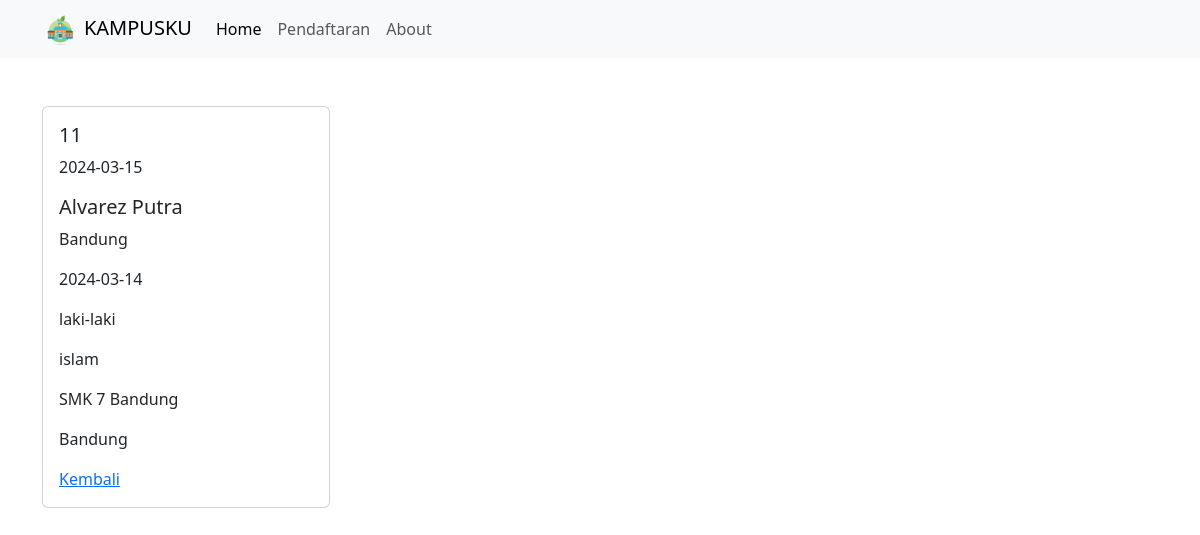
Screenshot of /public/pendaftaran/detail/11 with the database file from the repository.
### tables this page shows
CREATE TABLE `pendaftaran` (
  `no_pendaftaran` int(10) NOT NULL,
  `tanggal_daftar` date NOT NULL,
  `nama` varchar(40) NOT NULL,
  `tempat_lahir` varchar(20) NOT NULL,
  `tanggal_lahir` date NOT NULL,
  `jenis_kelamin` varchar(20) NOT NULL,
  `agama` varchar(20) NOT NULL,
  `asal_sekolah` varchar(30) NOT NULL,
  `alamat` varchar(30) NOT NULL
);

### app/core/Controller.php (called while the page is built, shortened)
<?php
class Controller{
    public function view($view, $data = [])
    {
        require_once '../app/views/' . $view . '.php';
    }
    public function model($model)
    {
        return new $model;
    }
}

### app/controllers/Pendaftaran.php (called while the page is built, shortened)
<?php
class pendaftaran extends Controller {
    public function detail($no_pendaftaran)
    {
        $data['judul'] = 'Detail Pendaftaran';
        $data['pendaftaran'] = $this->model('Pendaftaran_model')->getPendaftaranById($no_pendaftaran);
        $this->view('pendaftaran/detail', $data);
    }
}

### app/core/App.php (called while the page is built, shortened)
<?php
class App{
    protected $method = 'index';
    protected $params = [];
    public function __construct()
    {
        $url = $this->parseURL();
        if (isset($url[0]) && file_exists('../app/controllers/' . $url[0] . '.php')) {
            unset($url[0]);
        }
        $this->controller = new $this->controller;
        if (isset($url[1])) {
            if (method_exists($this->controller, $url[1])) {
                $this->method = $url[1];
                unset($url[1]);
            }
        }
        if (!empty($url)) {
            $this->params = array_values($url);
        }
        call_user_func_array([$this->controller, $this->method], $this->params);
    }
    public function parseURL()
    {
        if(isset($_GET['url'])){
            $url = rtrim($_GET['url'], '/');
            $url = filter_var($url, FILTER_SANITIZE_URL);
            $url = explode('/', $url);
            return $url;
        }
    }
}

### public/index.php (called while the page is built, shortened)
<?php
$app = new App;

### app/core/Database.php (called while the page is built, shortened)
<?php
class Database
{
    private $host = DB_HOST;
    private $user = DB_USER;
    private $pass = DB_PASS;
    private $db_name = DB_NAME;
    private $dbh;
    private $stmt;
    public function __construct()
    {
        $dsn = 'mysql:host=' . $this->host . ';dbname=' . $this->db_name;
        $option = [
            PDO::ATTR_PERSISTENT => true,
            PDO::ATTR_ERRMODE => PDO::ERRMODE_EXCEPTION
        ];
        try {
            $this->dbh = new PDO($dsn, $this->user, $this->pass, $option);
        } catch (PDOException $e) {
            die($e->getMessage());
        }
    }
    public function query($query)
    {
        $this->stmt = $this->dbh->prepare($query);
    }
    public function bind($param, $value, $type = null)
    {
        if (is_null($type)) {
            switch (true) {
                default:
                    $type = PDO::PARAM_STR;
            }
        }
        $this->stmt->bindValue($param, $value, $type);
    }
    public function execute()
    {
        $this->stmt->execute();
    }
    public function resultSingle()
    {
        $this->execute();
        return $this->stmt->fetch(PDO::FETCH_ASSOC);
    }
}

### app/models/Pendaftaran_model.php (called while the page is built, shortened)
<?php
class Pendaftaran_model {
    private $table = 'pendaftaran';
    private $db ;
    public function __construct()
    {
        $this->db = new Database;
    }
    public function getPendaftaranById($no_pendaftaran)
{
    $this->db->query('SELECT * FROM ' . $this->table . ' WHERE no_pendaftaran=:no_pendaftaran');
    $this->db->bind(':no_pendaftaran', $no_pendaftaran);
    return $this->db->resultSingle();
}
}

### app/views/pendaftaran/detail.php (the view)
<div class="container mt-5">
    <div class="card" style="width: 18rem;">
    <div class="card-body">
        <h5 class="card-title"><?= $data['pendaftaran']['no_pendaftaran']; ?></h5>
        <p class="card-text"><?= $data['pendaftaran']['tanggal_daftar']; ?></p>
        <h5 class="card-title"><?= $data['pendaftaran']['nama']; ?></h5>
        <p class="card-text"><?= $data['pendaftaran']['tempat_lahir']; ?></p>
        <p class="card-text"><?= $data['pendaftaran']['tanggal_lahir']; ?></p>
        <p class="card-text"><?= $data['pendaftaran']['jenis_kelamin']; ?></p>
        <p class="card-text"><?= $data['pendaftaran']['agama']; ?></p>
        <p class="card-text"><?= $data['pendaftaran']['asal_sekolah']; ?></p>
        <p class="card-text"><?= $data['pendaftaran']['alamat']; ?></p>
        <a href="<?= BASEURL; ?>/pendaftaran" class="card-link">Kembali</a>
    </div>
    </div>
</div>

### rows the page displays
pendaftaran: no_pendaftaran "11", tanggal_daftar "2024-03-15", nama "Alvarez Putra", tempat_lahir "Bandung", tanggal_lahir "2024-03-14", jenis_kelamin "laki-laki", agama "islam", asal_sekolah "SMK 7 Bandung", alamat "Bandung"
